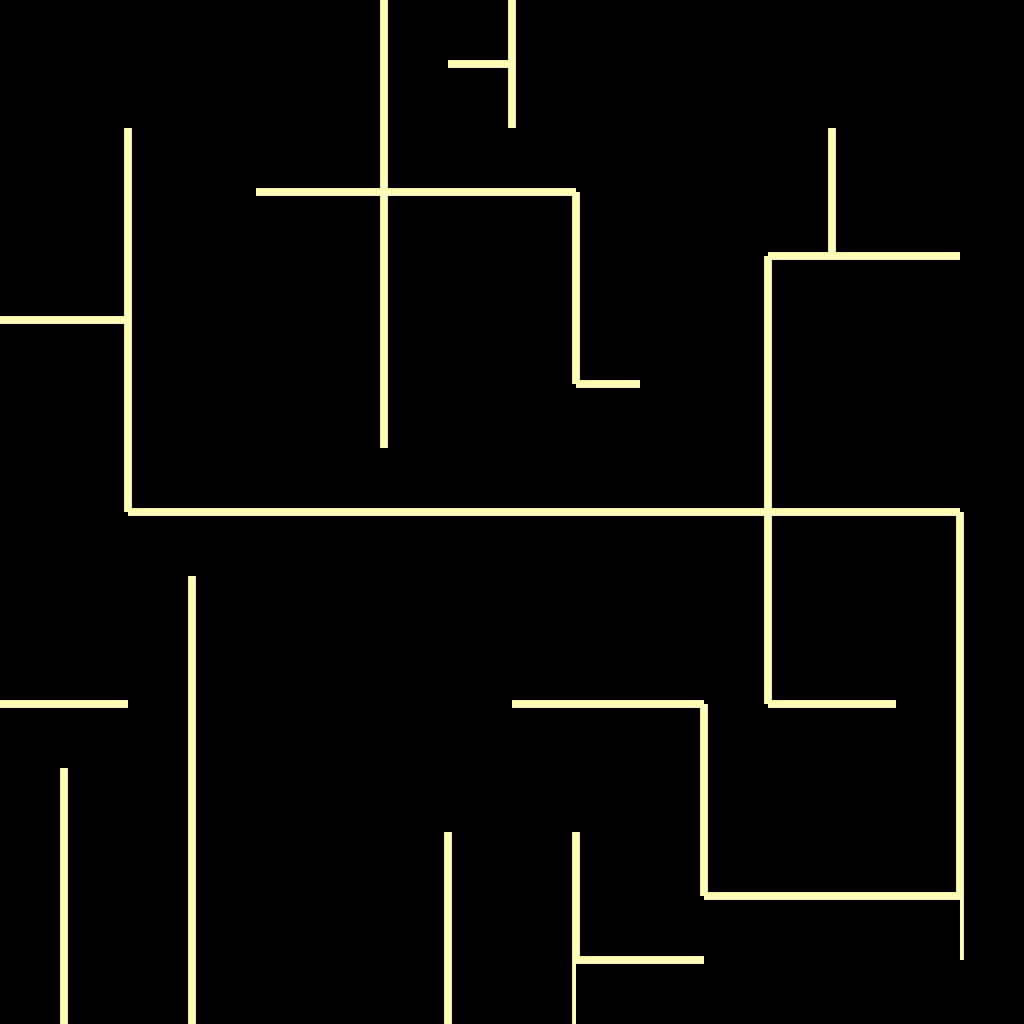

The image is a tile-based game level rendered from a .tmx file. Its description and complete source (layers, tilesets, objects, tile grids) follow:
An orthogonal 16x16 tile map with 64x64 px tiles, 1 tile layer (Walls) and 8 objects (20, 0, 1, 3, 2, ...).

<map version="1.5" tiledversion="1.7.2" orientation="orthogonal" renderorder="right-down" width="16" height="16" tilewidth="64" tileheight="64" infinite="0" nextlayerid="3" nextobjectid="11">
 <editorsettings>
  <export target="Scripts/test_map_one.json" format="json" />
 </editorsettings>
 <tileset firstgid="1" name="wall_sprites" tilewidth="64" tileheight="64" tilecount="9" columns="1">
  <image source="Scripts/wall_sprites.png" trans="ff00ff" width="64" height="576" />
 </tileset>
 <layer id="1" name="Walls" width="16" height="16">
  <data encoding="csv">
0,0,0,0,0,3,4,7,4,0,0,0,0,0,0,0,
0,0,0,0,0,3,4,6,4,0,0,0,0,0,0,0,
0,3,4,0,5,7,8,5,5,0,0,0,3,4,0,0,
0,3,4,0,2,6,9,2,6,4,0,0,7,8,5,0,
5,7,4,0,0,3,4,0,3,4,0,3,9,2,2,0,
2,6,4,0,0,3,4,0,3,8,0,3,4,0,0,0,
0,3,4,0,0,3,4,0,0,2,0,3,4,0,0,0,
0,3,8,5,5,5,5,5,5,5,5,7,8,5,5,0,
0,0,2,2,2,2,2,2,2,2,2,6,9,2,6,4,
0,0,3,4,0,0,0,0,0,0,0,3,4,0,3,4,
5,5,3,4,0,0,0,0,5,5,5,3,8,5,3,4,
2,2,3,4,0,0,0,0,2,2,6,4,2,2,3,4,
3,4,3,4,0,0,0,0,0,0,3,4,0,0,3,4,
3,4,3,4,0,0,3,4,3,4,3,8,5,5,7,4,
3,4,3,4,0,0,3,4,3,8,5,2,2,2,2,4,
3,4,3,4,0,0,3,4,3,2,2,0,0,0,0,0
</data>
 </layer>
 <objectgroup id="2" name="Static Entities">
  <object id="1" name="DOOR" type="20" x="480" y="27">
   <point />
  </object>
  <object id="2" name="Hammer" type="0" x="485" y="274">
   <point />
  </object>
  <object id="3" name="Taser" type="1" x="67" y="271">
   <point />
  </object>
  <object id="4" name="Trap Wire" type="3" x="68" y="401">
   <point />
  </object>
  <object id="5" name="Bozo" type="2" x="24" y="982">
   <point />
  </object>
  <object id="6" name="Bear Claw" type="10" x="100" y="987">
   <point />
  </object>
  <object id="7" name="Monster Lure" type="11" x="865" y="611">
   <point />
  </object>
  <object id="9" name="BOO" type="13" x="986" y="34">
   <point />
  </object>
 </objectgroup>
</map>
